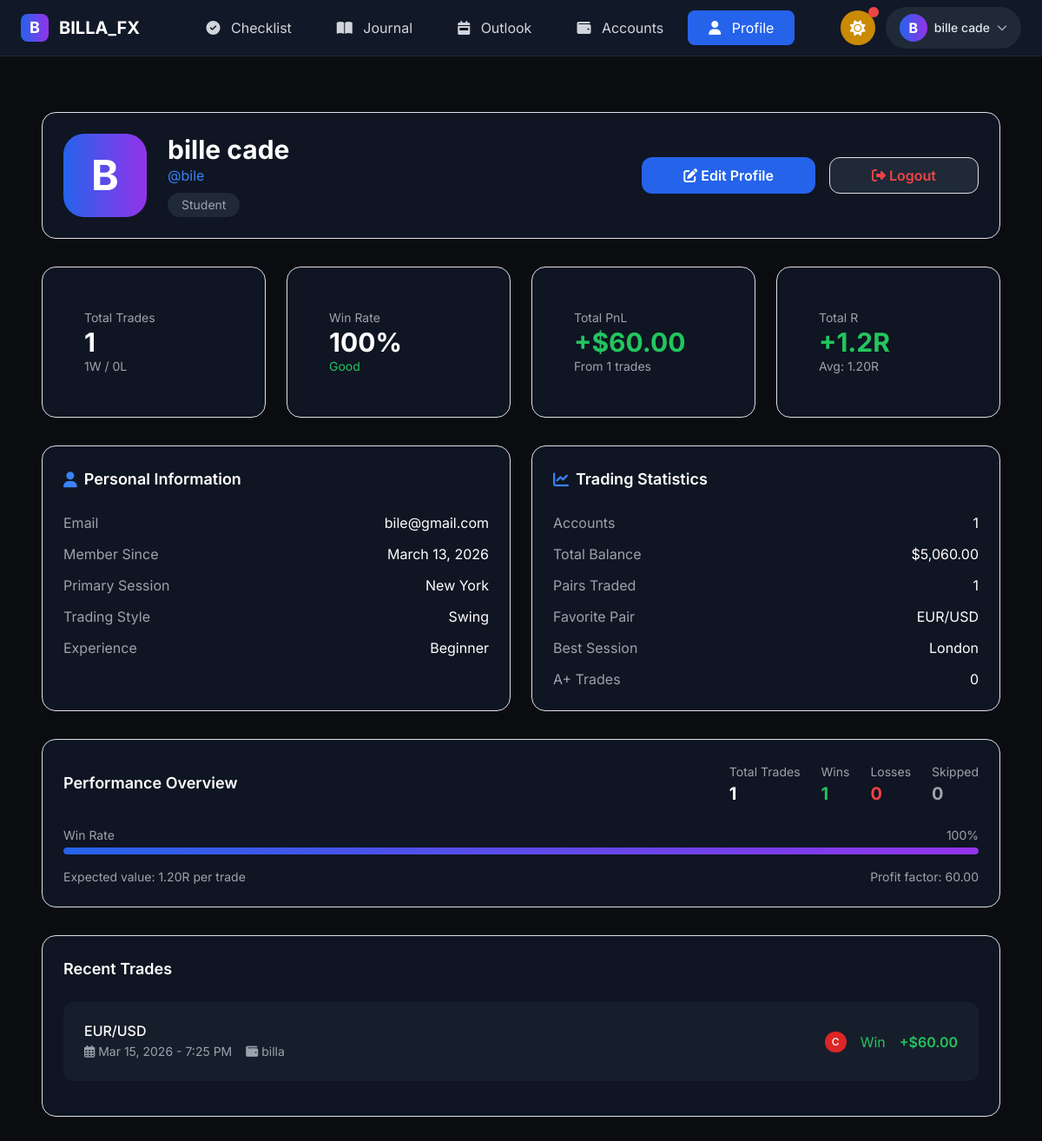
The app's page /profile.php (signed in) with its own data.
### tables this page shows
CREATE TABLE `users` (
  `id` int(11) NOT NULL,
  `username` varchar(50) NOT NULL,
  `email` varchar(100) NOT NULL,
  `password` varchar(255) NOT NULL,
  `full_name` varchar(100) DEFAULT NULL,
  `profile_badge` varchar(50) DEFAULT 'Student',
  `created_at` timestamp NOT NULL DEFAULT current_timestamp()
);

CREATE TABLE `trader_profile` (
  `id` int(11) NOT NULL,
  `user_id` int(11) NOT NULL,
  `avatar_color` varchar(20) DEFAULT '#3b82f6',
  `primary_session` varchar(50) DEFAULT 'New York',
  `trading_style` varchar(50) DEFAULT 'Swing',
  `experience_level` varchar(50) DEFAULT 'Beginner',
  `bio` text DEFAULT NULL,
  `created_at` timestamp NOT NULL DEFAULT current_timestamp(),
  `updated_at` timestamp NOT NULL DEFAULT current_timestamp() ON UPDATE current_timestamp()
);

CREATE TABLE `trades` (
  `id` int(11) NOT NULL,
  `user_id` int(11) NOT NULL,
  `template_id` int(11) DEFAULT NULL,
  `trade_date` date NOT NULL,
  `pair` varchar(20) NOT NULL,
  `direction` enum('Bullish','Bearish') NOT NULL,
  `session` enum('London','New York','Asian') NOT NULL,
  `entry_price` decimal(10,5) DEFAULT NULL,
  `exit_price` decimal(10,5) DEFAULT NULL,
  `stop_loss` decimal(10,5) DEFAULT NULL,
  `take_profit` decimal(10,5) DEFAULT NULL,
  `position_size` decimal(10,2) DEFAULT NULL,
  `profit_loss` decimal(15,2) DEFAULT 0.00,
  `outcome` enum('Win','Loss','Breakeven','Pending','Skipped') DEFAULT 'Pending',
  `trade_grade` varchar(5) DEFAULT 'C',
  `htf_rules_met` int(11) DEFAULT 0,
  `ltf_rules_met` int(11) DEFAULT 0,
  `compliance_percentage` decimal(5,2) DEFAULT 0.00,
  `skip_reason` varchar(255) DEFAULT NULL,
  `skip_notes` text DEFAULT NULL,
  `notes` text DEFAULT NULL,
  `pnl_mode` enum('$','%') DEFAULT '$',
  `pnl_value` decimal(10,2) DEFAULT 0.00,
  `created_at` timestamp NOT NULL DEFAULT current_timestamp(),
  `updated_at` timestamp NOT NULL DEFAULT current_timestamp() ON UPDATE current_timestamp()
);

### profile.php (the view, shortened to what this page needs)
<?php
require_once 'auth.php';
$user_id = $_SESSION['user_id'];
$user_query = "SELECT * FROM users WHERE id = ?";
$stmt = $conn->prepare($user_query);
$stmt->bind_param("i", $user_id);
$stmt->execute();
$user = $stmt->get_result()->fetch_assoc();
$profile_query = "SELECT * FROM trader_profile WHERE user_id = ?";
$stmt = $conn->prepare($profile_query);
$stmt->bind_param("i", $user_id);
$stmt->execute();
$profile = $stmt->get_result()->fetch_assoc();
$stats_query = "SELECT
                COUNT(DISTINCT t.id) as total_trades,
                SUM(CASE WHEN t.outcome = 'Win' THEN 1 ELSE 0 END) as wins,
                SUM(CASE WHEN t.outcome = 'Loss' THEN 1 ELSE 0 END) as losses,
                SUM(CASE WHEN t.outcome = 'Skipped' THEN 1 ELSE 0 END) as skipped,
                SUM(CASE WHEN t.trade_grade = 'A+' THEN 1 ELSE 0 END) as a_plus_trades,
                AVG(ta.allocated_r) as avg_r,
                SUM(ta.allocated_r) as total_r,
                SUM(ta.allocated_pnl) as total_pnl,
                COUNT(DISTINCT t.pair) as pairs_traded,
                (SELECT pair FROM trades WHERE user_id = ? AND outcome IN ('Win', 'Loss')
                 GROUP BY pair ORDER BY COUNT(*) DESC LIMIT 1) as favorite_pair,
                (SELECT session FROM trades WHERE user_id = ? AND outcome IN ('Win', 'Loss')
                 GROUP BY session ORDER BY COUNT(*) DESC LIMIT 1) as best_session
                FROM trades t
                LEFT JOIN trade_accounts ta ON t.id = ta.trade_id
                WHERE t.user_id = ?";
$stmt = $conn->prepare($stats_query);
$stmt->bind_param("iii", $user_id, $user_id, $user_id);
$stmt->execute();
$stats = $stmt->get_result()->fetch_assoc();
$stats['total_trades'] = $stats['total_trades'] ?? 0;
$stats['wins'] = $stats['wins'] ?? 0;
$stats['losses'] = $stats['losses'] ?? 0;
$stats['skipped'] = $stats['skipped'] ?? 0;
$stats['a_plus_trades'] = $stats['a_plus_trades'] ?? 0;
$stats['avg_r'] = $stats['avg_r'] ?? 0;
$stats['total_r'] = $stats['total_r'] ?? 0;
$stats['total_pnl'] = $stats['total_pnl'] ?? 0;
$stats['pairs_traded'] = $stats['pairs_traded'] ?? 0;
$stats['favorite_pair'] = $stats['favorite_pair'] ?? 'N/A';
$stats['best_session'] = $stats['best_session'] ?? 'N/A';
$completed_trades = $stats['wins'] + $stats['losses'];
$win_rate = $completed_trades > 0 ? round(($stats['wins'] / $completed_trades) * 100, 1) : 0;
$recent_query = "SELECT t.*,
                        GROUP_CONCAT(DISTINCT a.account_name SEPARATOR ', ') as account_names
                 FROM trades t
                 LEFT JOIN trade_accounts ta ON t.id = ta.trade_id
                 LEFT JOIN trading_accounts a ON ta.account_id = a.id
                 WHERE t.user_id = ?
                 GROUP BY t.id
                 ORDER BY t.created_at DESC
                 LIMIT 5";
$stmt = $conn->prepare($recent_query);
$stmt->bind_param("i", $user_id);
$stmt->execute();
$recent_trades = $stmt->get_result();
$accounts_summary = $conn->query("SELECT COUNT(*) as total_accounts, SUM(current_balance) as total_balance FROM trading_accounts WHERE user_id = $user_id")->fetch_assoc();
require_once 'header.php';
?>
<div class="max-w-7xl mx-auto px-4 sm:px-6 lg:px-8 py-8 space-y-8">
    <div class="bg-gray-900/80 backdrop-blur-sm border border-gray-800 rounded-2xl p-6 flex flex-wrap items-center gap-6">
        <div class="w-24 h-24 bg-gradient-to-r from-blue-600 to-purple-600 rounded-3xl flex items-center justify-center text-white text-5xl font-bold">
            <?php echo strtoupper(substr($user['username'] ?? 'U', 0, 1)); ?>
        </div>
        <div class="flex-1">
            <h1 class="text-3xl font-bold text-white"><?php echo htmlspecialchars($user['full_name'] ?? $user['username']); ?></h1>
            <p class="text-blue-500">@<?php echo htmlspecialchars($user['username']); ?></p>
            <span class="inline-block mt-2 px-3 py-1 bg-gray-800 rounded-full text-sm text-gray-400"><?php echo $user['profile_badge'] ?? 'Student'; ?></span>
        </div>
        <div class="flex gap-3">
            <button class="bg-blue-600 hover:bg-blue-700 text-white font-semibold py-2 px-5 rounded-xl transition" onclick="$('#editProfileModal').modal('show')">
                <i class="fas fa-edit"></i> Edit Profile
            </button>
            <a href="logout.php" class="bg-gray-800 hover:bg-red-600 text-red-500 hover:text-white border border-red-500 font-semibold py-2 px-5 rounded-xl transition">
                <i class="fas fa-sign-out-alt"></i> Logout
            </a>
        </div>
    </div>
    <div class="grid grid-cols-1 sm:grid-cols-2 lg:grid-cols-4 gap-6">
        <div class="bg-gray-900/80 backdrop-blur-sm border border-gray-800 rounded-2xl p-5">
            <div class="text-gray-400 text-sm">Total Trades</div>
            <div class="text-white text-3xl font-bold"><?php echo $stats['total_trades']; ?></div>
            <div class="text-gray-400 text-sm"><?php echo $stats['wins']; ?>W / <?php echo $stats['losses']; ?>L</div>
        </div>
        <div class="bg-gray-900/80 backdrop-blur-sm border border-gray-800 rounded-2xl p-5">
            <div class="text-gray-400 text-sm">Win Rate</div>
            <div class="text-white text-3xl font-bold"><?php echo $win_rate; ?>%</div>
            <div class="<?php echo $win_rate >= 50 ? 'text-green-500' : 'text-red-500'; ?> text-sm"><?php echo $win_rate >= 50 ? 'Good' : 'Needs Improvement'; ?></div>
        </div>
        <div class="bg-gray-900/80 backdrop-blur-sm border border-gray-800 rounded-2xl p-5">
            <div class="text-gray-400 text-sm">Total PnL</div>
            <div class="<?php echo $stats['total_pnl'] >= 0 ? 'text-green-500' : 'text-red-500'; ?> text-3xl font-bold">
                <?php echo $stats['total_pnl'] >= 0 ? '+' : ''; ?>$<?php echo number_format($stats['total_pnl'], 2); ?>
            </div>
            <div class="text-gray-400 text-sm">From <?php echo $completed_trades; ?> trades</div>
        </div>
        <div class="bg-gray-900/80 backdrop-blur-sm border border-gray-800 rounded-2xl p-5">
            <div class="text-gray-400 text-sm">Total R</div>
            <div class="<?php echo $stats['total_r'] >= 0 ? 'text-green-500' : 'text-red-500'; ?> text-3xl font-bold">
                <?php echo $stats['total_r'] >= 0 ? '+' : ''; ?><?php echo number_format($stats['total_r'], 1); ?>R
            </div>
            <div class="text-gray-400 text-sm">Avg: <?php echo number_format($stats['avg_r'], 2); ?>R</div>
        </div>
    </div>
    <div class="grid md:grid-cols-2 gap-6">
        <div class="bg-gray-900/80 backdrop-blur-sm border border-gray-800 rounded-2xl p-6">
            <h3 class="text-white text-lg font-semibold flex items-center gap-2 mb-4"><i class="fas fa-user text-blue-500"></i> Personal Information</h3>
            <div class="space-y-3">
                <div class="flex justify-between"><span class="text-gray-400">Email</span><span class="text-white"><?php echo htmlspecialchars($user['email']); ?></span></div>
                <div class="flex justify-between"><span class="text-gray-400">Member Since</span><span class="text-white"><?php echo date('F j, Y', strtotime($user['created_at'])); ?></span></div>
                <div class="flex justify-between"><span class="text-gray-400">Primary Session</span><span class="text-white"><?php echo $profile['primary_session'] ?? 'New York'; ?></span></div>
                <div class="flex justify-between"><span class="text-gray-400">Trading Style</span><span class="text-white"><?php echo $profile['trading_style'] ?? 'Swing'; ?></span></div>
                <div class="flex justify-between"><span class="text-gray-400">Experience</span><span class="text-white"><?php echo $profile['experience_level'] ?? 'Beginner'; ?></span></div>
            </div>
        </div>
        <div class="bg-gray-900/80 backdrop-blur-sm border border-gray-800 rounded-2xl p-6">
            <h3 class="text-white text-lg font-semibold flex items-center gap-2 mb-4"><i class="fas fa-chart-line text-blue-500"></i> Trading Statistics</h3>
            <div class="space-y-3">
                <div class="flex justify-between"><span class="text-gray-400">Accounts</span><span class="text-white"><?php echo $accounts_summary['total_accounts'] ?? 0; ?></span></div>
                <div class="flex justify-between"><span class="text-gray-400">Total Balance</span><span class="text-white">$<?php echo number_format($accounts_summary['total_balance'] ?? 0, 2); ?></span></div>
                <div class="flex justify-between"><span class="text-gray-400">Pairs Traded</span><span class="text-white"><?php echo $stats['pairs_traded']; ?></span></div>
                <div class="flex justify-between"><span class="text-gray-400">Favorite Pair</span><span class="text-white"><?php echo $stats['favorite_pair']; ?></span></div>
                <div class="flex justify-between"><span class="text-gray-400">Best Session</span><span class="text-white"><?php echo $stats['best_session']; ?></span></div>
                <div class="flex justify-between"><span class="text-gray-400">A+ Trades</span><span class="text-white"><?php echo $stats['a_plus_trades']; ?></span></div>
            </div>
        </div>
    </div>
    <div class="bg-gray-900/80 backdrop-blur-sm border border-gray-800 rounded-2xl p-6">
        <div class="flex flex-wrap justify-between items-center mb-6">
            <h3 class="text-white text-lg font-semibold">Performance Overview</h3>
            <div class="flex gap-6">
                <div><span class="text-gray-400 text-sm">Total Trades</span><div class="text-white text-xl font-bold"><?php echo $stats['total_trades']; ?></div></div>
                <div><span class="text-gray-400 text-sm">Wins</span><div class="text-green-500 text-xl font-bold"><?php echo $stats['wins']; ?></div></div>
                <div><span class="text-gray-400 text-sm">Losses</span><div class="text-red-500 text-xl font-bold"><?php echo $stats['losses']; ?></div></div>
                <div><span class="text-gray-400 text-sm">Skipped</span><div class="text-gray-400 text-xl font-bold"><?php echo $stats['skipped']; ?></div></div>
            </div>
        </div>
        <div class="mt-4">
            <div class="flex justify-between text-sm text-gray-400 mb-1"><span>Win Rate</span><span><?php echo $win_rate; ?>%</span></div>
            <div class="h-2 bg-gray-800 rounded-full overflow-hidden"><div class="h-full bg-gradient-to-r from-blue-600 to-purple-600 rounded-full" style="width: <?php echo $win_rate; ?>%"></div></div>
            <div class="flex justify-between text-sm text-gray-400 mt-3">
                <span>Expected value: <?php echo number_format($stats['avg_r'] * ($win_rate/100), 2); ?>R per trade</span>
                <span>Profit factor: <?php
                    $avg_win = $stats['wins'] > 0 ? ($stats['total_pnl'] > 0 ? $stats['total_pnl'] / $stats['wins'] : 0) : 0;
                    $avg_loss = $stats['losses'] > 0 ? ($stats['total_pnl'] < 0 ? abs($stats['total_pnl']) / $stats['losses'] : 0) : 1;
                    echo $avg_loss > 0 ? number_format($avg_win / $avg_loss, 2) : '0';
                ?></span>
            </div>
        </div>
    </div>
    <?php if ($recent_trades->num_rows > 0): ?>
    <div class="bg-gray-900/80 backdrop-blur-sm border border-gray-800 rounded-2xl p-6">
        <h3 class="text-white text-lg font-semibold mb-4">Recent Trades</h3>
        <?php while($trade = $recent_trades->fetch_assoc()):
            $grade_class = '';
            $grade = $trade['trade_grade'] ?? 'C';
            switch($grade) {
                default: $grade_class = 'bg-red-600';
            }
        ?>
        <div class="flex justify-between items-center p-4 bg-gray-800/50 rounded-xl mb-3 cursor-pointer hover:bg-gray-800 transition" onclick="window.location.href='trade_details.php?id=<?php echo $trade['id']; ?>'">
            <div>
                <h4 class="text-white font-medium"><?php echo $trade['pair']; ?></h4>
                <div class="text-gray-400 text-sm flex gap-3 mt-1">
                    <span><i class="far fa-calendar-alt"></i> <?php echo date('M j, Y - g:i A', strtotime($trade['created_at'])); ?></span>
                    <?php if (!empty($trade['account_names'])): ?>
                    <span><i class="fas fa-wallet"></i> <?php echo $trade['account_names']; ?></span>
                    <?php endif; ?>
                </div>
            </div>
            <div class="flex items-center gap-3">
                <span class="px-2 py-1 rounded-full text-xs font-semibold <?php echo $grade_class; ?>"><?php echo $grade; ?></span>
                <span class="<?php echo $trade['outcome'] == 'Win' ? 'text-green-500' : ($trade['outcome'] == 'Loss' ? 'text-red-500' : 'text-gray-400'); ?>"><?php echo $trade['outcome']; ?></span>
                <?php if ($trade['profit_loss']): ?>
                <span class="<?php echo $trade['profit_loss'] >= 0 ? 'text-green-500' : 'text-red-500'; ?> font-semibold">
                    <?php echo $trade['profit_loss'] >= 0 ? '+' : ''; ?>$<?php echo number_format($trade['profit_loss'], 2); ?>
                </span>
                <?php endif; ?>
            </div>
        </div>
        <?php endwhile; ?>
    </div>
    <?php endif; ?>
</div>

### records on screen
users: username "B", full_name "bille cade", username "bile", profile_badge "Student", email "bile@gmail.com", created_at "March 13, 2026"
trader_profile: primary_session "New York", trading_style "Swing", experience_level "Beginner"
trades: pair "EUR/USD", created_at "Mar 15, 2026 - 7:25 PM", account_names "billa", trade_grade "C", outcome "Win", profit_loss "60.00"

### other values on screen
substr($_SESSION['username'] ?? 'U', 0, 1) "B"
$_SESSION['full_name'] "bille cade"
$stats['total_trades'] "1"
$stats['wins'] "1"
$stats['losses'] "0"
$win_rate "100"
$stats['total_pnl'] "60.00"
$completed_trades "1"
$stats['total_r'] "1.2"
$stats['avg_r'] "1.20"
$accounts_summary['total_accounts'] "1"
$accounts_summary['total_balance'] "5,060.00"
$stats['pairs_traded'] "1"
$stats['favorite_pair'] "EUR/USD"
$stats['best_session'] "London"
